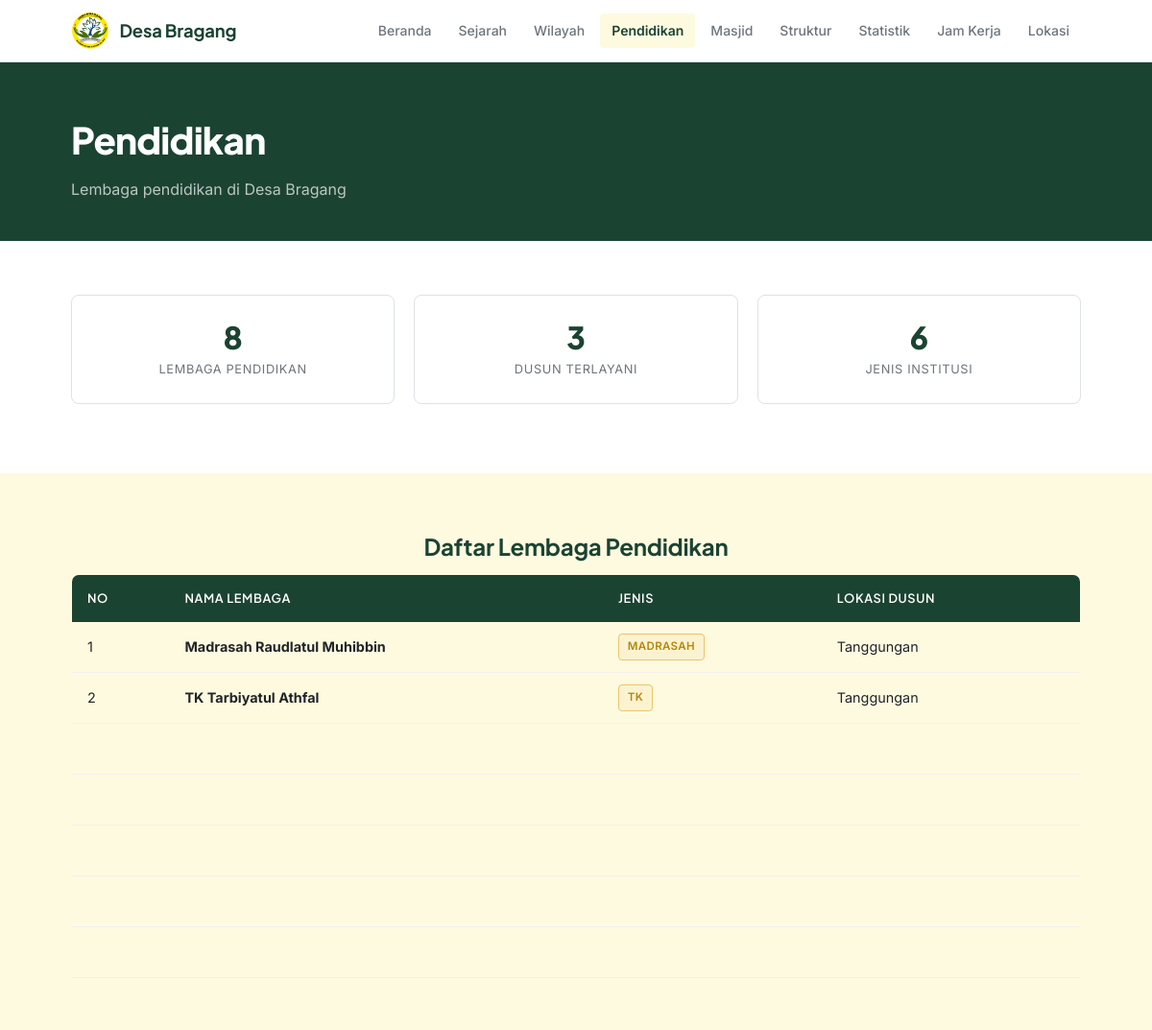
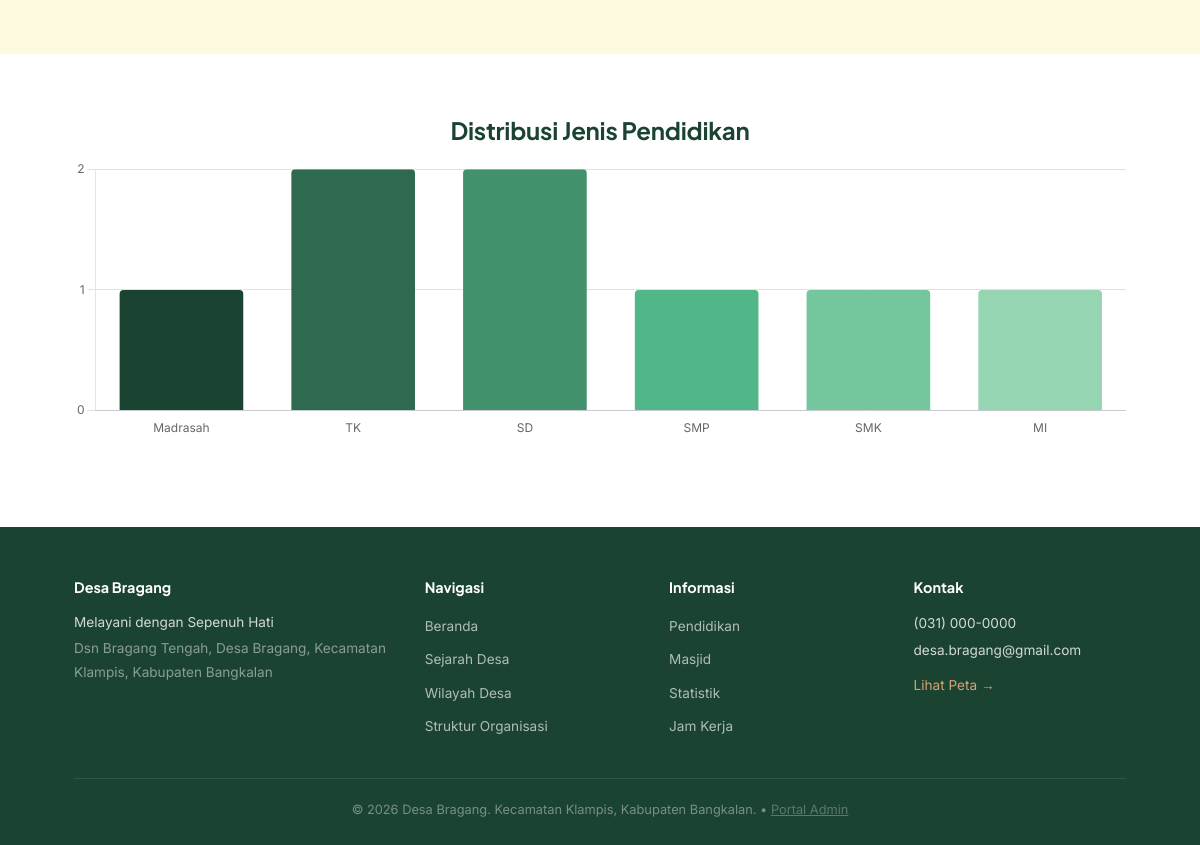
The page /pendidikan.php on the database its author committed (2 pictures, top to bottom).
### tables this page shows
CREATE TABLE IF NOT EXISTS `pendidikan` (
    `id` INT AUTO_INCREMENT PRIMARY KEY,
    `nama` VARCHAR(200) NOT NULL,
    `jenis` VARCHAR(50) DEFAULT NULL,
    `dusun` VARCHAR(100) NOT NULL,
    `alamat` TEXT DEFAULT NULL,
    `sort_order` INT DEFAULT 0
);

### includes/helpers.php (called while the page is built, shortened)
<?php
function e($str) {
    return htmlspecialchars($str ?? '', ENT_QUOTES, 'UTF-8');
}

### pendidikan.php (the view, shortened to what this page needs)
<?php
$db = getDB();
$pendidikan = $db->query('SELECT * FROM pendidikan ORDER BY sort_order ASC')->fetchAll();
$byDusun = [];
foreach ($pendidikan as $p) {
    $byDusun[$p['dusun']][] = $p;
}
$byJenis = [];
foreach ($pendidikan as $p) {
    $jenis = $p['jenis'] ?? 'Lainnya';
    $byJenis[$jenis] = ($byJenis[$jenis] ?? 0) + 1;
}
require_once __DIR__ . '/includes/header.php';
?>
<section class="page-header">
    <div class="container">
        <h1 class="page-title">Pendidikan</h1>
        <p class="page-subtitle">Lembaga pendidikan di Desa Bragang</p>
    </div>
</section>
<section class="section">
    <div class="container">
        <div class="stats-grid stats-grid-3">
            <div class="stat-card fade-in">
                <span class="stat-number"><?= count($pendidikan) ?></span>
                <span class="stat-label">Lembaga Pendidikan</span>
            </div>
            <div class="stat-card fade-in">
                <span class="stat-number"><?= count($byDusun) ?></span>
                <span class="stat-label">Dusun Terlayani</span>
            </div>
            <div class="stat-card fade-in">
                <span class="stat-number"><?= count($byJenis) ?></span>
                <span class="stat-label">Jenis Institusi</span>
            </div>
        </div>
    </div>
</section>
<section class="section section-cream">
    <div class="container">
        <h2 class="section-title">Daftar Lembaga Pendidikan</h2>
        <div class="table-wrapper">
            <table class="data-table" id="pendidikan-table">
                <thead>
                    <tr>
                        <th>No</th>
                        <th>Nama Lembaga</th>
                        <th>Jenis</th>
                        <th>Lokasi Dusun</th>
                    </tr>
                </thead>
                <tbody>
                    <?php foreach ($pendidikan as $i => $p): ?>
                    <tr class="fade-in">
                        <td><?= $i + 1 ?></td>
                        <td><strong><?= e($p['nama']) ?></strong></td>
                        <td><span class="badge badge-<?= strtolower($p['jenis'] ?? 'lain') ?>"><?= e($p['jenis'] ?? '-') ?></span></td>
                        <td><?= e($p['dusun']) ?></td>
                    </tr>
                    <?php endforeach; ?>
                </tbody>
            </table>
        </div>
    </div>
</section>
<section class="section">
    <div class="container">
        <h2 class="section-title">Distribusi Jenis Pendidikan</h2>
        <div class="chart-container">
            <canvas id="pendidikanChart" width="600" height="300"></canvas>
        </div>
    </div>
</section>
<script>
document.addEventListener('DOMContentLoaded', function() {
    const ctx = document.getElementById('pendidikanChart').getContext('2d');
    new Chart(ctx, {
        type: 'bar',
        data: {
            labels: <?= json_encode(array_keys($byJenis)) ?>,
            datasets: [{
                label: 'Jumlah',
                data: <?= json_encode(array_values($byJenis)) ?>,
                backgroundColor: ['#1B4332', '#2D6A4F', '#40916C', '#52B788', '#74C69D', '#95D5B2', '#D4A373', '#E9C46A'],
                borderWidth: 0,
                borderRadius: 4
            }]
        },
        options: {
            responsive: true,
            maintainAspectRatio: false,
            plugins: {
                legend: { display: false }
            },
            scales: {
                y: {
                    beginAtZero: true,
                    ticks: { stepSize: 1, font: { family: 'Inter' } },
                    grid: { color: '#DEE2E6' }
                },
                x: {
                    ticks: { font: { family: 'Inter' } },
                    grid: { display: false }
                }
            }
        }
    });
});
</script>
<?php require_once __DIR__ . '/includes/footer.php'; ?>

### assets/css/style.css (style rules this page uses)
:root { --green-900: #1B4332; --green-700: #2D6A4F; --green-600: #40916C; --green-500: #52B788; --green-300: #74C69D; --green-200: #95D5B2; --amber: #D4A373; --amber-light: #E9C46A; --cream: #FEFAE0; --white: #FFFFFF; --text-dark: #212529; --text-muted: #6C757D; --border: #DEE2E6; --border-light: #F0F0F0; --danger: #C1121F; --font-heading: 'Plus Jakarta Sans', sans-serif; --font-body: 'Inter', sans-serif; --radius: 4px; --radius-md: 8px; --radius-lg: 12px; --shadow-sm: 0 1px 2px rgba(0, 0, 0, 0.04); --transition: 0.2s ease; }
*, *::before, *::after { box-sizing: border-box; margin: 0; padding: 0; }
html { scroll-behavior: smooth; }
body { font-family: var(--font-body); font-size: 16px; line-height: 1.7; color: var(--text-dark); background: var(--white); -webkit-font-smoothing: antialiased; }
table { border-collapse: collapse; width: 100%; }
.container { max-width: 1100px; margin: 0 auto; padding: 0 1.5rem; }
.page-header { background: var(--green-900); padding: 3rem 0 2.5rem; color: var(--white); }
.page-title { font-family: var(--font-heading); font-size: clamp(1.6rem, 4vw, 2.4rem); font-weight: 800; letter-spacing: -0.02em; margin-bottom: 0.35rem; }
.page-subtitle { font-size: 1rem; opacity: 0.7; }
.section { padding: 3.5rem 0; }
.section-cream { background: var(--cream); }
.section-title { font-family: var(--font-heading); font-size: 1.5rem; font-weight: 700; color: var(--green-900); text-align: center; margin-bottom: 0.5rem; letter-spacing: -0.01em; }
.stats-grid { display: grid; grid-template-columns: repeat(4, 1fr); gap: 1.25rem; margin-bottom: 1rem; }
.stats-grid-3 { grid-template-columns: repeat(3, 1fr); }
.stat-card { background: var(--white); border: 1px solid var(--border); border-radius: var(--radius-md); padding: 1.5rem; text-align: center; transition: border-color var(--transition); }
.stat-number { display: block; font-family: var(--font-heading); font-size: 2rem; font-weight: 800; color: var(--green-900); line-height: 1.2; }
.stat-label { display: block; font-size: 0.8rem; color: var(--text-muted); text-transform: uppercase; letter-spacing: 0.05em; margin-top: 0.25rem; }
.table-wrapper { overflow-x: auto; }
.data-table { width: 100%; border: 1px solid var(--border); border-radius: var(--radius-md); overflow: hidden; }
.data-table thead { background: var(--green-900); color: var(--white); }
.data-table th { font-family: var(--font-heading); font-size: 0.8rem; font-weight: 600; text-transform: uppercase; letter-spacing: 0.05em; padding: 0.85rem 1rem; text-align: left; }
.data-table td { padding: 0.75rem 1rem; font-size: 0.9rem; border-bottom: 1px solid var(--border-light); }
.badge { display: inline-block; padding: 0.2rem 0.55rem; font-size: 0.72rem; font-weight: 600; border-radius: var(--radius); text-transform: uppercase; letter-spacing: 0.03em; }
.badge-tk, .badge-madrasah { background: #E9C46A22; color: #B8860B; border: 1px solid #E9C46A; }
.chart-container { position: relative; height: 280px; }
.fade-in { opacity: 0; transform: translateY(16px); transition: opacity 0.5s ease, transform 0.5s ease; }
.fade-in.visible { opacity: 1; transform: translateY(0); }

### rows shown on the page
pendidikan: nama "Madrasah Raudlatul Muhibbin", jenis "MADRASAH", dusun "Tanggungan"
pendidikan: nama "TK Tarbiyatul Athfal", jenis "TK", dusun "Tanggungan"

### other values the page prints
$siteName "Desa Bragang"
count($pendidikan) "8"
count($byDusun) "3"
count($byJenis) "6"
$settings['tagline'] "Melayani dengan Sepenuh Hati"
$settings['alamat'] "Dsn Bragang Tengah, Desa Bragang, Kecamatan Klampis, Kabupaten Bangkalan"
$settings['telepon'] "(031) 000-0000"
$settings['email'] "desa.bragang@gmail.com"
$settings['kecamatan'] "Klampis"
$settings['kabupaten'] "Bangkalan"
chart data {{ json_encode(array_keys($byJenis)) }} ["Madrasah","TK","SD","SMP","SMK","MI"]
chart data {{ json_encode(array_values($byJenis)) }} [1,2,2,1,1,1]
